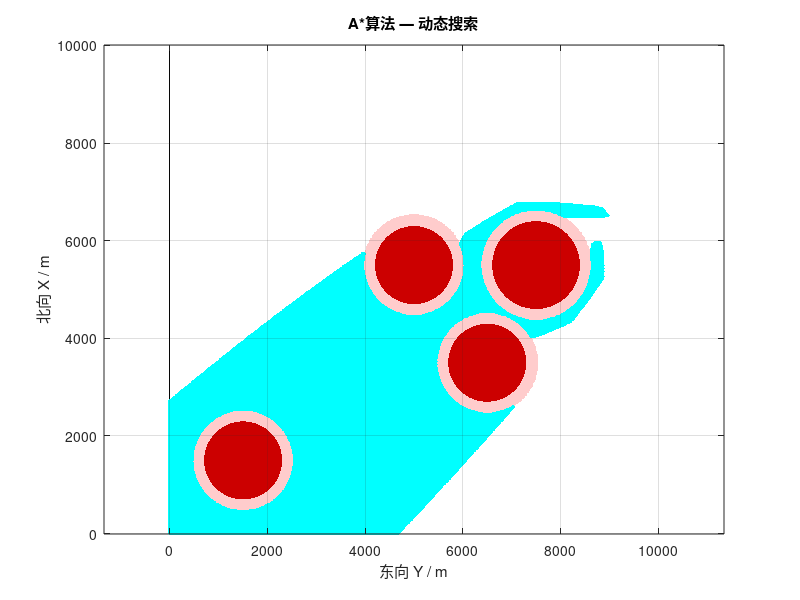

The MATLAB script that drew this image: (Note: this script raises an error after producing the figure.)
    Vc = 34; g = 9.8; roll_max = 30*pi/180;
    r_max = Vc^2 / (g * tan(roll_max)) % 最小转弯半径
    %目标性能
    theta_t = 0;
    psi_t = 0;
    V_t = 0;
    xt0 = 6500;
    yt0 = 9000;
    zt0 = 0;

    mapWidth = 10000; res = 15;
    mapHeight = 10000;
    rows = ceil(mapHeight / res) + 1; 
    cols = ceil(mapWidth / res) + 1;
    
    % 膨胀半径：
    inflation_radius =  1.2*r_max; 
    
    % 障碍物
    raw_obs = [1500, 1500, 800; 5500, 5000, 800; 3500, 6500, 800;5500,7500,900;];
    save('raw_obs.mat', 'raw_obs');
    
    % 地图 (0: 通路, 1: 障碍)
    map = zeros(rows, cols);
    for i = 1:size(raw_obs, 1)
        [E_grid, N_grid] = meshgrid((0:cols-1)*res, (0:rows-1)*res);
        dist = sqrt((N_grid - raw_obs(i,1)).^2 + (E_grid - raw_obs(i,2)).^2);
        map(dist < (raw_obs(i,3) + inflation_radius)) = 1;
    end
    
    startPos = [0, 0]; goalPos = [xt0, yt0];
    startIdx = round(startPos / res) + 1;
    goalIdx = round(goalPos / res) + 1;
    map(startIdx(1), startIdx(2)) = 0; map(goalIdx(1), goalIdx(2)) = 0;
    
    %% 2. 可视化
    figure('Color', 'w', 'Name', 'A*动态搜索');
    colormap([1 1 1; 1 0.8 0.8]);
    imagesc([0, mapWidth], [0, mapHeight], map); 
    set(gca, 'YDir', 'normal'); hold on; grid on;
    axis equal;
    xlabel('东向 Y / m'); ylabel('北向 X / m');
    title('A*算法 — 动态搜索');
    
    t_circle = linspace(0, 2*pi, 50);
    for i = 1:size(raw_obs, 1)
        fill(raw_obs(i,2) + raw_obs(i,3)*cos(t_circle), ...
             raw_obs(i,1) + raw_obs(i,3)*sin(t_circle), [0.8 0 0], 'EdgeColor', 'none');
    end
    
    h_explored = plot(NaN, NaN, 'c.', 'MarkerSize', 8);
    h_path_temp = plot(NaN, NaN, 'b-', 'LineWidth', 1.5); 
    
    %% 3. A* 算法
    openList = [norm(startIdx-goalIdx), 0, startIdx(1), startIdx(2), 0, 0]; 
    closedList = false(rows, cols);
    gScore = inf(rows, cols); gScore(startIdx(1), startIdx(2)) = 0;
    parentR = zeros(rows, cols); parentC = zeros(rows, cols);
    
    found = false;
    iter = 0;
    while ~isempty(openList)
        iter = iter + 1;
        [~, idx] = min(openList(:,1));
        curr = openList(idx,:); openList(idx,:) = [];
        r = curr(3); c = curr(4);
        
        if closedList(r, c), continue; end
        closedList(r, c) = true;
        
        if mod(iter, 15) == 0
            explored_pts = find(closedList);
            [er, ec] = ind2sub([rows, cols], explored_pts);
            set(h_explored, 'XData', (ec-1)*res, 'YData', (er-1)*res);
            drawnow limitrate;
        end
        
        if r == goalIdx(1) && c == goalIdx(2), found = true; break; end
        
        for dr = -1:1
            for dc = -1:1
                if dr==0 && dc==0, continue; end
                nr = r + dr; nc = c + dc;
                if nr>=1 && nr<=rows && nc>=1 && nc<=cols && map(nr,nc)==0
                    moveCost = sqrt(dr^2 + dc^2);
                    newG = gScore(r, c) + moveCost;
                    if newG < gScore(nr, nc)
                        gScore(nr, nc) = newG;
                        f = newG + norm([nr, nc] - goalIdx);
                        openList = [openList; f, newG, nr, nc, r, c];
                        parentR(nr, nc) = r; parentC(nr, nc) = c;
                    end
                end
            end
        end
    end
    
    %% 4. 稀疏化 
    if found
        % 1. 提取原始栅格路径
        res_path = [goalIdx(1), goalIdx(2)];
        while any(res_path(1,:) ~= startIdx)
            currP = res_path(1,:);
            res_path = [parentR(currP(1), currP(2)), parentC(currP(1), currP(2)); res_path];
        end
        path_w = (res_path - 1) * res;
        
        % 2.仅保留拐点
        turning_pts = path_w(1, :);
        for i = 2:size(path_w, 1)-1
            v1 = path_w(i,:) - path_w(i-1,:); 
            v2 = path_w(i+1,:) - path_w(i, :);
            if norm(cross([v1/norm(v1), 0], [v2/norm(v2), 0])) > 5/57.3
                turning_pts = [turning_pts; path_w(i, :)]; 
            end
        end
        turning_pts = [turning_pts; path_w(end, :)];
    
        % 3. 保留满足转弯半径约束的关键点
        feasible_pts = turning_pts(1,:);
        margin = 0.5 * r_max;
        i = 2;
    
        while i < size(turning_pts, 1)
            candidate = turning_pts(i,:);
            prev_pt = feasible_pts(end,:);
            next_idx = i + 1;
            keep_candidate = false;
    
            while next_idx <= size(turning_pts, 1)
                next_pt = turning_pts(next_idx,:);
                v_in = candidate - prev_pt;
                v_out = next_pt - candidate;
    
                if norm(v_in) < 1e-6 || norm(v_out) < 1e-6
                    next_idx = next_idx + 1;
                    continue;
                end
    
                phi = acos(max(-1, min(1, dot(v_in, v_out) / (norm(v_in) * norm(v_out)))));
                if phi < 17 * pi / 180
                    keep_candidate = false;
                    break;
                end
    
                d_tan = r_max * tan(phi / 2);
                if min(norm(v_in), norm(v_out)) >= d_tan + margin
                    keep_candidate = true;
                    break;
                end
    
                next_idx = next_idx + 1;
            end
    
            if keep_candidate
                feasible_pts = [feasible_pts; candidate];
            end
    
            i = i + 1;
        end
    
        if norm(feasible_pts(end,:) - turning_pts(end,:)) > 1e-6
            feasible_pts = [feasible_pts; turning_pts(end,:)];
        end
    
        % 4. 去除冗余的中间点
        reduced_pts = feasible_pts(1,:);
        for i = 2:size(feasible_pts, 1)-1
            if ~line_is_free(reduced_pts(end,:), feasible_pts(i+1,:), map, res)
                reduced_pts = [reduced_pts; feasible_pts(i,:)];
            end
        end
        reduced_pts = [reduced_pts; feasible_pts(end,:)];

        px = reduced_pts(:,1);
        py = reduced_pts(:,2);

        plot_astar_phases(raw_obs, map, mapWidth, mapHeight, ...
                          path_w, turning_pts, feasible_pts, reduced_pts);

        % 绘制最终结果
        plot(path_w(:,2), path_w(:,1), 'b-', 'LineWidth', 1); % 原始蓝线
        plot(py, px, 'yo', 'MarkerSize', 10, 'MarkerFaceColor', 'r'); % 稀疏化后的红点
        title(['A*规划轨迹: ']);
        fprintf('稀疏化后关键点数量: %d\n', length(px));
        save('feasible_pts.mat', 'feasible_pts');
    else
        title('路径未找到！');
    end
    
    function is_free = line_is_free(p0, p1, map, res)
        segment_len = norm(p1 - p0);
        sample_count = max(2, ceil(segment_len / res));
        samples = linspace(0, 1, sample_count);
        is_free = true;
    
        for idx = 1:length(samples)
            pt = p0 + samples(idx) * (p1 - p0);
            row = round(pt(1) / res) + 1;
            col = round(pt(2) / res) + 1;
            row = min(max(row, 1), size(map, 1));
            col = min(max(col, 1), size(map, 2));
            if map(row, col) ~= 0
                is_free = false;
                return;
            end
        end
    end
